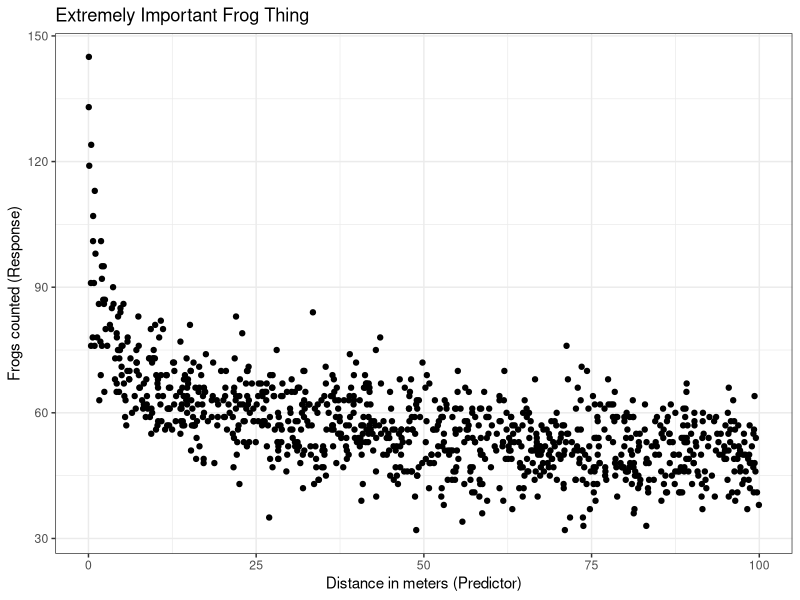
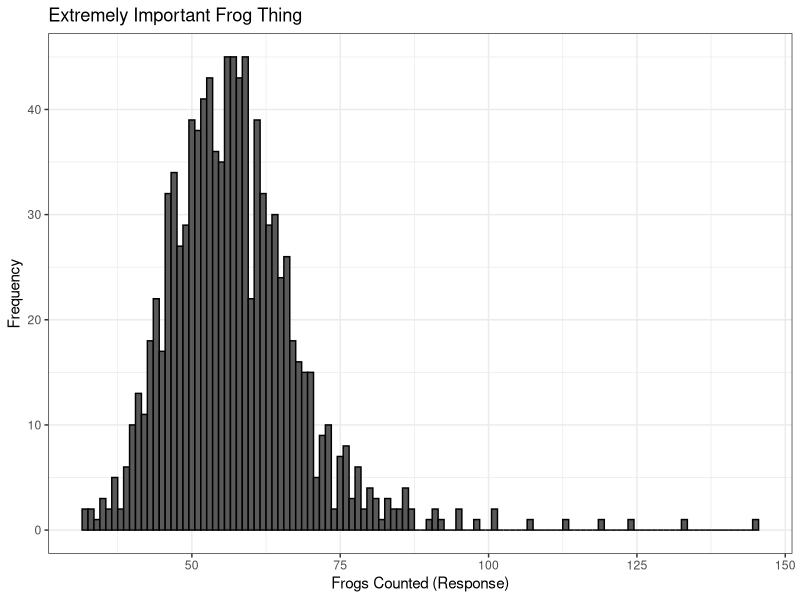

These figures' R source, in order: (Note: this script raises an error after producing the figures.)
## ---- chunk 1
	#set any global options
	options(digits=3)
	set.seed(123)
## ---- chunk 2
n.samples <- 1000
predictor <- runif(n.samples, min = 0, max = 100)
alpha <- 4.5
beta <- -0.03
response <- rpois(n.samples,lambda=exp(alpha*predictor^beta))
frogs <- data.frame(predictor,response)

library(ggplot2)
library(dplyr)

frogs %>% ggplot() + 
  geom_point(aes(x = predictor, 
                 y = response), 
             color = 'black') +
  theme_bw() +
  labs(x = 'Distance in meters (Predictor)',
       y = 'Frogs counted (Response)',
       title = 'Extremely Important Frog Thing')
## ---- chunk 3
frogs %>% ggplot() + 
  geom_histogram(aes(x = response), 
                 color = 'black',
                 binwidth = 1) +
  theme_bw() +
  labs(x = 'Frogs Counted (Response)',
       y = 'Frequency',
       title = 'Extremely Important Frog Thing')
## ---- chunk 4
write.csv(frogs, "/Users/qiime2/Desktop//frogs.csv")
